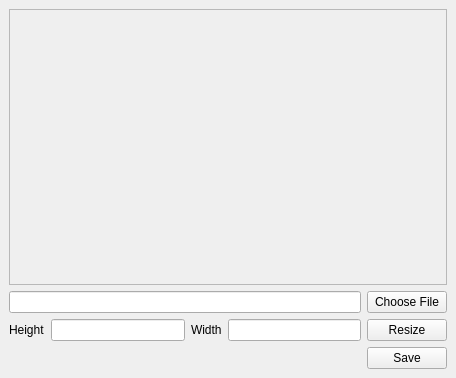
<?xml version="1.0" encoding="UTF-8"?>
<ui version="4.0">
 <class>MainWindow</class>
 <widget class="QMainWindow" name="MainWindow">
  <property name="geometry">
   <rect>
    <x>0</x>
    <y>0</y>
    <width>456</width>
    <height>378</height>
   </rect>
  </property>
  <property name="windowTitle">
   <string>Image resizer</string>
  </property>
  <widget class="QWidget" name="centralwidget">
   <layout class="QGridLayout" name="gridLayout">
    <item row="2" column="4">
     <widget class="QPushButton" name="btnResize">
      <property name="text">
       <string>Resize</string>
      </property>
     </widget>
    </item>
    <item row="2" column="3">
     <widget class="QLineEdit" name="inputWidth"/>
    </item>
    <item row="3" column="4">
     <widget class="QPushButton" name="btnSave">
      <property name="text">
       <string>Save</string>
      </property>
     </widget>
    </item>
    <item row="2" column="1">
     <widget class="QLineEdit" name="inputHeight"/>
    </item>
    <item row="0" column="0" colspan="5">
     <widget class="QScrollArea" name="scrollArea">
      <property name="widgetResizable">
       <bool>true</bool>
      </property>
      <widget class="QWidget" name="scrollAreaWidgetContents">
       <property name="geometry">
        <rect>
         <x>0</x>
         <y>0</y>
         <width>436</width>
         <height>271</height>
        </rect>
       </property>
       <layout class="QGridLayout" name="gridLayout_2">
        <item row="0" column="0">
         <widget class="QLabel" name="labelImg">
          <property name="text">
           <string/>
          </property>
         </widget>
        </item>
       </layout>
      </widget>
     </widget>
    </item>
    <item row="1" column="4">
     <widget class="QPushButton" name="btnEscolherArquivo">
      <property name="text">
       <string>Choose File</string>
      </property>
     </widget>
    </item>
    <item row="1" column="0" colspan="4">
     <widget class="QLineEdit" name="inputAbrirArquivo"/>
    </item>
    <item row="2" column="2">
     <widget class="QLabel" name="label">
      <property name="text">
       <string>Width</string>
      </property>
     </widget>
    </item>
    <item row="2" column="0">
     <widget class="QLabel" name="label_2">
      <property name="text">
       <string>Height</string>
      </property>
     </widget>
    </item>
   </layout>
  </widget>
 </widget>
 <resources/>
 <connections/>
</ui>
